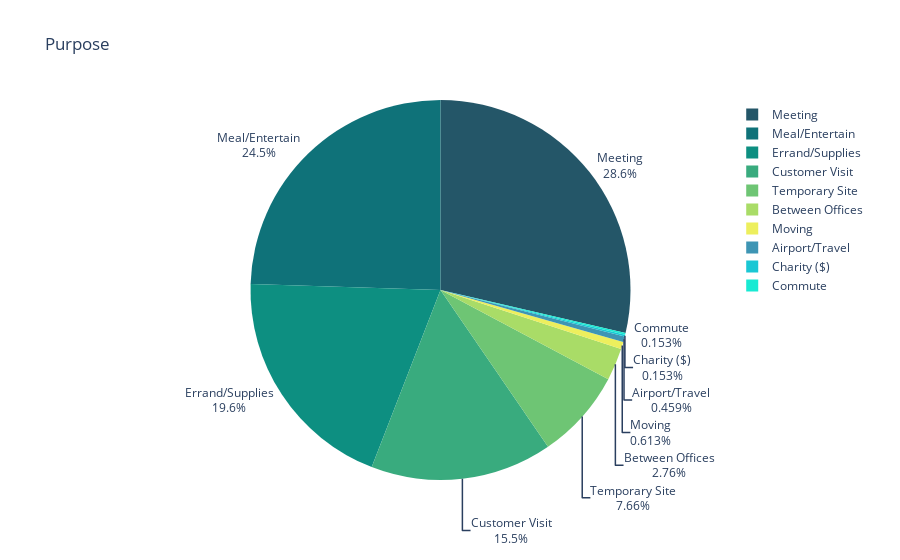

The notebook cell this image was saved under:
### Markdown cell above
### Trips by Purpose

### Code cell
pur=data["PURPOSE"].value_counts()
fig=px.pie(labels=pur.index,values=pur.values,title="Purpose",names=pur.index,color_discrete_sequence=px.colors.sequential.Aggrnyl)
fig.update_traces(textposition='outside', textinfo='percent+label')
fig.show()

### Figure 1 — Plotly figure (JSON) as saved in the notebook; plotly's stock layout.template omitted (floating-point values rounded to 4 significant figures)
{"data": [{"domain": {"x": [0, 1], "y": [0, 1]}, "hovertemplate": "label=%{label}<br>value=%{value}<extra></extra>", "labels": ["Meeting", "Meal/Entertain", "Errand/Supplies", "Customer Visit", "Temporary Site", "Between Offices", "Moving", "Airport/Travel", "Charity ($)", "Commute"], "legendgroup": "", "name": "", "showlegend": true, "textinfo": "percent+label", "textposition": "outside", "type": "pie", "values": [187, 160, 128, 101, 50, 18, 4, 3, 1, 1]}], "layout": {"legend": {"tracegroupgap": 0}, "piecolorway": ["rgb(36, 86, 104)", "rgb(15, 114, 121)", "rgb(13, 143, 129)", "rgb(57, 171, 126)", "rgb(110, 197, 116)", "rgb(169, 220, 103)", "rgb(237, 239, 93)"], "title": {"text": "Purpose"}}}
